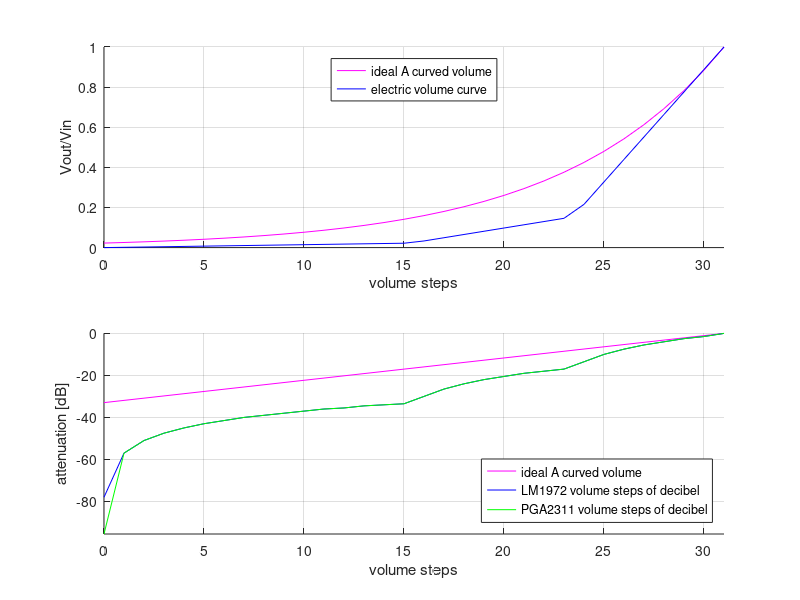

Write the MATLAB code that produced this figure.
%
% 電子ボリュームの減衰値を計算する
% https://github.com/ak1211/IR-control-amp
%
% Copyright (c) 2015 Akihiro Yamamoto https://ak1211.com
%
% Released under the MIT License.
% https://github.com/ak1211/IR-control-amp/blob/master/LICENSE
%

%
% 減衰率－設定値表を作る
%

% LM1972の設定値 - 減衰量
global lm1972_table = [ 0.0 -0.5 -1.0 -1.5 -2.0 -2.5 -3.0 -3.5 -4.0 -4.5 -5.0 -5.5 -6.0 -6.5 -7.0 -7.5 -8.0 -8.5 -9.0 -9.5 -10.0 -10.5 -11.0 -11.5 -12.0 -12.5 -13.0 -13.5 -14.0 -14.5 -15.0 -15.5 -16.0 -16.5 -17.0 -17.5 -18.0 -18.5 -19.0 -19.5 -20.0 -20.5 -21.0 -21.5 -22.0 -22.5 -23.0 -23.5 -24.0 -24.5 -25.0 -25.5 -26.0 -26.5 -27.0 -27.5 -28.0 -28.5 -29.0 -29.5 -30.0 -30.5 -31.0 -31.5 -32.0 -32.5 -33.0 -33.5 -34.0 -34.5 -35.0 -35.5 -36.0 -36.5 -37.0 -37.5 -38.0 -38.5 -39.0 -39.5 -40.0 -40.5 -41.0 -41.5 -42.0 -42.5 -43.0 -43.5 -44.0 -44.5 -45.0 -45.5 -46.0 -46.5 -47.0 -47.5 -48.0 -49.0 -50.0 -51.0 -52.0 -53.0 -54.0 -55.0 -56.0 -57.0 -58.0 -59.0 -60.0 -61.0 -62.0 -63.0 -64.0 -65.0 -66.0 -67.0 -68.0 -69.0 -70.0 -71.0 -72.0 -73.0 -74.0 -75.0 -76.0 -77.0 -78.0 ];

%
% LM1972の設定値に対応したdBを返す
% 0 <= param <= 126
%
function retval = LM1972_decibel_of_set_values (param)
    global lm1972_table;
    retval = lm1972_table (param+1);
endfunction

%
% dBに対応したLM1972の設定値を返す
%
function retval = LM1972_set_values_of_decibel (dB)
    global lm1972_table;
    dB05 = 0.5*floor(dB/0.5);
    dB10 = floor(dB);
    if any (lm1972_table == dB05)
        retval = find (lm1972_table == dB05) - 1;
    elseif any (lm1972_table == dB10)
        retval = find (lm1972_table == dB10) - 1;
    else
        error ("out of bounds");
    end
endfunction

%
% PGA2311の設定値
%

%
% PGA2311の設定値に対応したdBを返す
% 1 <= N <= 255
%
function retval = PGA2311_decibel_of_set_values (N)
    retval = 31.5 - (0.5 * (255-N));
endfunction

%
% dBに対応したLM1972の設定値を返す
%
function retval = PGA2311_set_values_of_decibel (dB)
    if (-95.5 <= dB && dB <= 31.5)
        retval = floor(255 - (31.5-dB)/0.5);
    else
        error ("out of bounds");
    end
endfunction

%
% 作成する電子ボリュームマップベクタ
%
function retval = make_electric_volume_vect (rotation_travel, ideal_a_curve)
    % 電子ボリュームは3つの角度の関数で構成

    %
    % 1つめの関数
    %
    a = ideal_a_curve(1) / 0.5;
    p = 0;
    q = 0;
    f1 = a*(rotation_travel-p)+q;

    %
    % 2つめの関数
    %
    a = 1/2;    % 1 : 2
    p = 0.65;   % 65%
    q = 0.10;   % 10%
    f2 = a*(rotation_travel-p)+q;

    %
    % 3つめの関数
    %
    a = (1.0 - ideal_a_curve(30)) / (1.0 - 30/32);
    p = 1.0-(1/a);
    q = 0;
    f3 = a*(rotation_travel-p)+q;

    % 電子ボリュームカーブ
    evol_curve = max(f1, max(f2, f3));

    retval = evol_curve;
endfunction

%
%
%
format short g;
clf;

% ボリュームの段階数
volume_steps = 0:31;

% ボリューム段階[steps] - 回転位置[%]
rotation_travel = linspace (0.0, 1.0, length(volume_steps));

%
% 理想Aカーブボリューム
% y = exp(a*x) / exp(a)
% y = exp(a*x-a)
% y = exp(a(x-1))
%
% exp(a(x-1)) = y
% a(x-1) = log(y)
% a = log(y) / (x-1)
%
% 回転位置 50% は 出力電圧 15%
%
times_of_A = log(0.15) / (0.5-1);

% 理想Aカーブボリューム
ideal_a_curve = exp(times_of_A*(rotation_travel-1));

% 理想Aカーブボリュームのプロット
subplot (2,1,1);
hold on;
%plot (rotation_travel, ideal_a_curve, 'cm-@*')
plot (volume_steps, ideal_a_curve, 'cm-')

evol_curve = make_electric_volume_vect (rotation_travel, ideal_a_curve);

% 電子ボリュームカーブのプロット
%plot (rotation_travel, evol_curve, 'cb-@o')
plot (volume_steps, evol_curve, 'cb-')

% 目盛とか
axis ([ [min(volume_steps) max(volume_steps)], [0.0 1.0] ]);
grid on;
xlabel ('volume steps');
ylabel ('Vout/Vin');
legend ('ideal A curved volume', 'electric volume curve', "location", 'north');
hold off;

% Aカーブボリュームのプロット
subplot (2,1,2);
hold on;
plot (volume_steps, 20*log10(ideal_a_curve), 'cm-')

%
% LM1972電子ボリュームのデシベル
%
evol_curve(1) = 10^(-78.0 / 20);  % ボリューム０は取りあえず -78dB
attenuetor_dB = 20 * log10 (evol_curve);
%
% LM1972の設定値
lm1972_param = arrayfun (@LM1972_set_values_of_decibel, attenuetor_dB);
% LM1972の減衰量
lm1972_att = arrayfun (@LM1972_decibel_of_set_values, lm1972_param);
%
printf ("// LM1972_attenuetor_dB\n")
printf ("%3.1f, ", lm1972_att)
printf("\n\n")
%

% LM1972電子ボリュームのプロット
plot (volume_steps, lm1972_att, "cb-;simulate LM1972 volume at decibel;")

%
% PGA2311電子ボリュームのデシベル
%
evol_curve(1) = 10^(-95.5 / 20);  % ボリューム０は取りあえず -95.5dB
attenuetor_dB = 20 * log10 (evol_curve);
%
% PGA2311の設定値
PGA2311_param = arrayfun (@PGA2311_set_values_of_decibel, attenuetor_dB);
% PGA2311の減衰量
PGA2311_att = arrayfun (@PGA2311_decibel_of_set_values, PGA2311_param);
%
printf ("// PGA2311_attenuetor_dB\n")
printf ("%3.1f, ", PGA2311_att)
printf("\n\n")
%


% PGA2311電子ボリュームのプロット
plot (volume_steps, PGA2311_att, "cg-;simulate PGA2311 volume at decibel;")

%
% 目盛とか
%
axis ([ [min(volume_steps) max(volume_steps)], [min(PGA2311_att) max(PGA2311_att)] ]);
grid on;
xlabel ('volume steps');
ylabel ('attenuation [dB]');
legend ( 'ideal A curved volume','LM1972 volume steps of decibel', 'PGA2311 volume steps of decibel', "location", 'southeast');
hold off;

%
% 計算結果を出力
%

printf ("// lm1972_param\n")
printf ("%3d, ", lm1972_param)
printf("\n\n")
%
printf ("// PGA2311_param\n")
printf ("%3d, ", PGA2311_param)
printf("\n\n")

print -dsvg vol-att.svg
